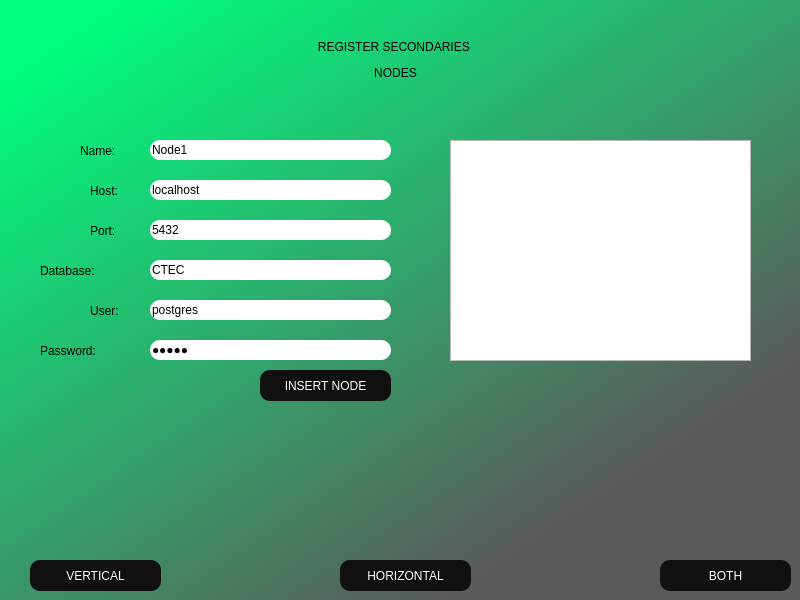
<?xml version="1.0" encoding="UTF-8"?>
<ui version="4.0">
 <class>MainWindow</class>
 <widget class="QMainWindow" name="MainWindow">
  <property name="geometry">
   <rect>
    <x>0</x>
    <y>0</y>
    <width>800</width>
    <height>600</height>
   </rect>
  </property>
  <property name="minimumSize">
   <size>
    <width>800</width>
    <height>600</height>
   </size>
  </property>
  <property name="maximumSize">
   <size>
    <width>800</width>
    <height>600</height>
   </size>
  </property>
  <property name="windowTitle">
   <string>MainWindow</string>
  </property>
  <property name="styleSheet">
   <string notr="true">QWidget#centralwidget{
	background-color: qlineargradient(spread:pad, x1:0.063, y1:0.068, x2:0.744318, y2:0.83, stop:0 rgba(0, 255, 127, 255), stop:1 rgba(90, 90, 90, 255));
}</string>
  </property>
  <widget class="QWidget" name="centralwidget">
   <widget class="QLabel" name="lblTitle">
    <property name="geometry">
     <rect>
      <x>90</x>
      <y>0</y>
      <width>611</width>
      <height>121</height>
     </rect>
    </property>
    <property name="styleSheet">
     <string notr="true">font: 75 36pt &quot;Arial&quot;;
color: black;</string>
    </property>
    <property name="text">
     <string>&lt;html&gt;&lt;head/&gt;&lt;body&gt;&lt;p align=&quot;center&quot;&gt;REGISTER SECONDARIES &lt;/p&gt;&lt;p align=&quot;center&quot;&gt;NODES&lt;/p&gt;&lt;/body&gt;&lt;/html&gt;</string>
    </property>
   </widget>
   <widget class="QLabel" name="lblName">
    <property name="geometry">
     <rect>
      <x>80</x>
      <y>130</y>
      <width>61</width>
      <height>41</height>
     </rect>
    </property>
    <property name="styleSheet">
     <string notr="true">font: 75 16pt &quot;Arial&quot;;
color: black;</string>
    </property>
    <property name="text">
     <string>Name:</string>
    </property>
   </widget>
   <widget class="QLabel" name="lblHost">
    <property name="geometry">
     <rect>
      <x>90</x>
      <y>170</y>
      <width>51</width>
      <height>41</height>
     </rect>
    </property>
    <property name="styleSheet">
     <string notr="true">font: 75 16pt &quot;Arial&quot;;
color: black;</string>
    </property>
    <property name="text">
     <string>Host:</string>
    </property>
   </widget>
   <widget class="QLabel" name="lblPort">
    <property name="geometry">
     <rect>
      <x>90</x>
      <y>210</y>
      <width>51</width>
      <height>41</height>
     </rect>
    </property>
    <property name="styleSheet">
     <string notr="true">font: 75 16pt &quot;Arial&quot;;
color: black;</string>
    </property>
    <property name="text">
     <string>Port:</string>
    </property>
   </widget>
   <widget class="QLabel" name="lblDatabase">
    <property name="geometry">
     <rect>
      <x>40</x>
      <y>250</y>
      <width>101</width>
      <height>41</height>
     </rect>
    </property>
    <property name="styleSheet">
     <string notr="true">font: 75 16pt &quot;Arial&quot;;
color: black;</string>
    </property>
    <property name="text">
     <string>Database:</string>
    </property>
   </widget>
   <widget class="QLabel" name="lblUser">
    <property name="geometry">
     <rect>
      <x>90</x>
      <y>290</y>
      <width>61</width>
      <height>41</height>
     </rect>
    </property>
    <property name="styleSheet">
     <string notr="true">font: 75 16pt &quot;Arial&quot;;
color: black;</string>
    </property>
    <property name="text">
     <string>User:</string>
    </property>
   </widget>
   <widget class="QLabel" name="lblPassword">
    <property name="geometry">
     <rect>
      <x>40</x>
      <y>330</y>
      <width>101</width>
      <height>41</height>
     </rect>
    </property>
    <property name="styleSheet">
     <string notr="true">font: 75 16pt &quot;Arial&quot;;
color: black;</string>
    </property>
    <property name="text">
     <string>Password:</string>
    </property>
   </widget>
   <widget class="QLineEdit" name="inputName">
    <property name="geometry">
     <rect>
      <x>150</x>
      <y>140</y>
      <width>241</width>
      <height>20</height>
     </rect>
    </property>
    <property name="styleSheet">
     <string notr="true">border-radius: 10px;
font: 10pt &quot;Arial&quot;;</string>
    </property>
    <property name="text">
     <string>Node1</string>
    </property>
    <property name="placeholderText">
     <string>Node name</string>
    </property>
   </widget>
   <widget class="QLineEdit" name="inputHost">
    <property name="geometry">
     <rect>
      <x>150</x>
      <y>180</y>
      <width>241</width>
      <height>20</height>
     </rect>
    </property>
    <property name="styleSheet">
     <string notr="true">border-radius: 10px;
font: 10pt &quot;Arial&quot;;</string>
    </property>
    <property name="text">
     <string>localhost</string>
    </property>
    <property name="placeholderText">
     <string>Host</string>
    </property>
   </widget>
   <widget class="QLineEdit" name="inputPort">
    <property name="geometry">
     <rect>
      <x>150</x>
      <y>220</y>
      <width>241</width>
      <height>20</height>
     </rect>
    </property>
    <property name="styleSheet">
     <string notr="true">border-radius: 10px;
font: 10pt &quot;Arial&quot;;</string>
    </property>
    <property name="text">
     <string>5432</string>
    </property>
    <property name="placeholderText">
     <string>Port</string>
    </property>
   </widget>
   <widget class="QLineEdit" name="inputDatabase">
    <property name="geometry">
     <rect>
      <x>150</x>
      <y>260</y>
      <width>241</width>
      <height>20</height>
     </rect>
    </property>
    <property name="styleSheet">
     <string notr="true">border-radius: 10px;
font: 10pt &quot;Arial&quot;;</string>
    </property>
    <property name="text">
     <string>CTEC</string>
    </property>
    <property name="placeholderText">
     <string>Database name</string>
    </property>
   </widget>
   <widget class="QLineEdit" name="inputUser">
    <property name="geometry">
     <rect>
      <x>150</x>
      <y>300</y>
      <width>241</width>
      <height>20</height>
     </rect>
    </property>
    <property name="styleSheet">
     <string notr="true">border-radius: 10px;
font: 10pt &quot;Arial&quot;;</string>
    </property>
    <property name="text">
     <string>postgres</string>
    </property>
    <property name="placeholderText">
     <string>User name</string>
    </property>
   </widget>
   <widget class="QLineEdit" name="inputPassword">
    <property name="geometry">
     <rect>
      <x>150</x>
      <y>340</y>
      <width>241</width>
      <height>20</height>
     </rect>
    </property>
    <property name="styleSheet">
     <string notr="true">border-radius: 10px;
font: 10pt &quot;Arial&quot;;</string>
    </property>
    <property name="text">
     <string>12345</string>
    </property>
    <property name="echoMode">
     <enum>QLineEdit::Password</enum>
    </property>
    <property name="placeholderText">
     <string>User password</string>
    </property>
   </widget>
   <widget class="QPushButton" name="btnInsert">
    <property name="geometry">
     <rect>
      <x>260</x>
      <y>370</y>
      <width>131</width>
      <height>31</height>
     </rect>
    </property>
    <property name="styleSheet">
     <string notr="true">border-radius: 10px;
font: 12pt &quot;Arial&quot;;
background-color: rgb(16, 16, 16);
color: rgb(255, 255, 255);

</string>
    </property>
    <property name="text">
     <string>INSERT NODE</string>
    </property>
   </widget>
   <widget class="QPushButton" name="btnNext">
    <property name="geometry">
     <rect>
      <x>660</x>
      <y>560</y>
      <width>131</width>
      <height>31</height>
     </rect>
    </property>
    <property name="styleSheet">
     <string notr="true">border-radius: 10px;
font: 12pt &quot;Arial&quot;;
background-color: rgb(16, 16, 16);
color: rgb(255, 255, 255);

</string>
    </property>
    <property name="text">
     <string>BOTH</string>
    </property>
   </widget>
   <widget class="QLabel" name="lblMessage">
    <property name="geometry">
     <rect>
      <x>50</x>
      <y>400</y>
      <width>341</width>
      <height>41</height>
     </rect>
    </property>
    <property name="styleSheet">
     <string notr="true">font: 75 16pt &quot;Arial&quot;;
color: black;</string>
    </property>
    <property name="text">
     <string/>
    </property>
   </widget>
   <widget class="QListWidget" name="lstInsertedNodes">
    <property name="geometry">
     <rect>
      <x>450</x>
      <y>140</y>
      <width>301</width>
      <height>221</height>
     </rect>
    </property>
    <property name="styleSheet">
     <string notr="true">font: 16pt &quot;Arial&quot;;</string>
    </property>
   </widget>
   <widget class="QPushButton" name="btnHorizontal">
    <property name="geometry">
     <rect>
      <x>340</x>
      <y>560</y>
      <width>131</width>
      <height>31</height>
     </rect>
    </property>
    <property name="styleSheet">
     <string notr="true">border-radius: 10px;
font: 12pt &quot;Arial&quot;;
background-color: rgb(16, 16, 16);
color: rgb(255, 255, 255);

</string>
    </property>
    <property name="text">
     <string>HORIZONTAL</string>
    </property>
   </widget>
   <widget class="QPushButton" name="btnVertical">
    <property name="geometry">
     <rect>
      <x>30</x>
      <y>560</y>
      <width>131</width>
      <height>31</height>
     </rect>
    </property>
    <property name="styleSheet">
     <string notr="true">border-radius: 10px;
font: 12pt &quot;Arial&quot;;
background-color: rgb(16, 16, 16);
color: rgb(255, 255, 255);

</string>
    </property>
    <property name="text">
     <string>VERTICAL</string>
    </property>
   </widget>
  </widget>
 </widget>
 <resources/>
 <connections/>
</ui>
